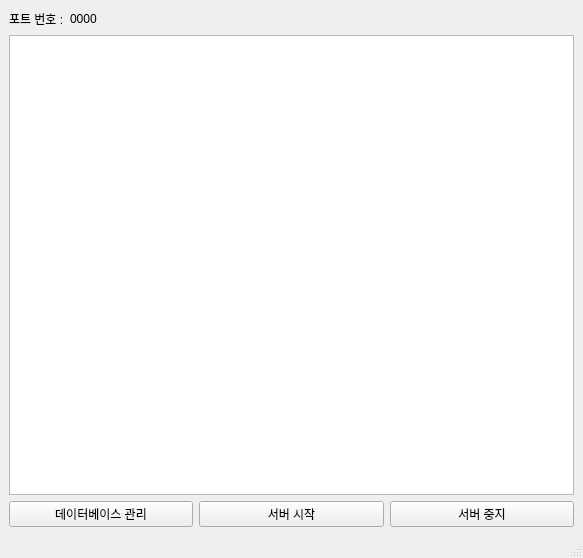
<?xml version="1.0" encoding="UTF-8"?>
<ui version="4.0">
 <class>MainWindow</class>
 <widget class="QMainWindow" name="MainWindow">
  <property name="geometry">
   <rect>
    <x>0</x>
    <y>0</y>
    <width>583</width>
    <height>558</height>
   </rect>
  </property>
  <property name="windowTitle">
   <string>VEDA Server</string>
  </property>
  <widget class="QWidget" name="centralwidget">
   <layout class="QVBoxLayout" name="verticalLayout">
    <item>
     <layout class="QHBoxLayout" name="horizontalLayout_1">
      <item>
       <widget class="QLabel" name="label">
        <property name="text">
         <string>포트 번호 :</string>
        </property>
       </widget>
      </item>
      <item>
       <widget class="QLabel" name="portNumberLabel">
        <property name="text">
         <string>0000</string>
        </property>
       </widget>
      </item>
      <item>
       <spacer name="horizontalSpacer">
        <property name="orientation">
         <enum>Qt::Orientation::Horizontal</enum>
        </property>
        <property name="sizeHint" stdset="0">
         <size>
          <width>40</width>
          <height>20</height>
         </size>
        </property>
       </spacer>
      </item>
     </layout>
    </item>
    <item>
     <widget class="QTextBrowser" name="textBrowser"/>
    </item>
    <item>
     <layout class="QHBoxLayout" name="horizontalLayout_2">
      <item>
       <widget class="QPushButton" name="pushButton">
        <property name="text">
         <string>데이터베이스 관리</string>
        </property>
       </widget>
      </item>
      <item>
       <widget class="QPushButton" name="startServerButton">
        <property name="text">
         <string>서버 시작</string>
        </property>
       </widget>
      </item>
      <item>
       <widget class="QPushButton" name="stopServerButton">
        <property name="text">
         <string>서버 중지</string>
        </property>
       </widget>
      </item>
     </layout>
    </item>
   </layout>
  </widget>
  <widget class="QMenuBar" name="menubar">
   <property name="geometry">
    <rect>
     <x>0</x>
     <y>0</y>
     <width>583</width>
     <height>36</height>
    </rect>
   </property>
  </widget>
  <widget class="QStatusBar" name="statusbar"/>
 </widget>
 <resources/>
 <connections/>
</ui>
